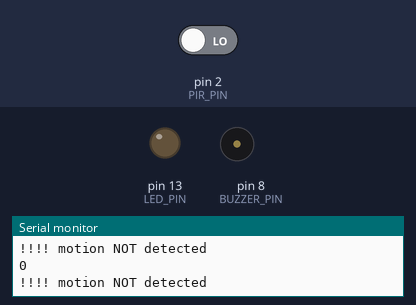
Recording of a sketch running on a simulated Arduino Uno, built with avr-gcc and run on an emulated ATmega328P. On the bench: output pins drawn as LEDs (lit = HIGH), buzzer (waves = sounding), the last lines printed to the serial monitor. Inputs (shaded band) come from the test bench; at power-on: pin 2 (PIR_PIN) LOW.

Above: at 1.2 s.
1.3 s: pin 2 (PIR_PIN) driven HIGH
At 2.5 s:
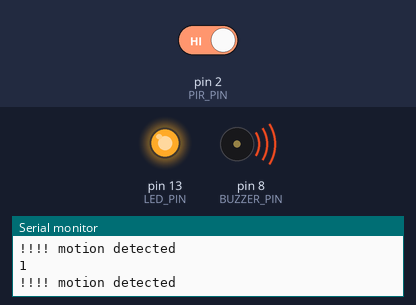
2.8 s: pin 2 (PIR_PIN) driven LOW
At 3.8 s:
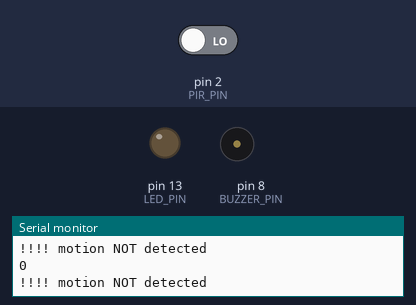
Timing chart, 0 to 5.8 s (numbered marks = the images above; inputs shaded):
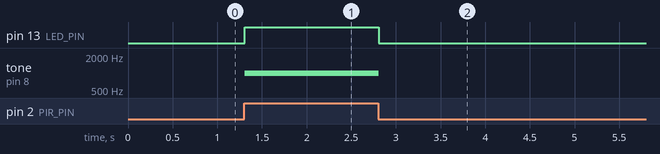

Measured:
- after the input at 1.3 s, pin 13 (LED_PIN): LOW → HIGH at once; tone on pin 8 (BUZZER_PIN): silent → 1000 Hz at once
- after the input at 2.8 s, pin 13 (LED_PIN): HIGH → LOW at once; tone on pin 8 (BUZZER_PIN): 1000 Hz → silent at once

The sketch:

PassiveInfraRedSensorAlarmSystem.ino
```cpp
const int PIR_PIN = 2;     // PIR Sensor Signal Pin
const int LED_PIN = 13;    // LED Pin
const int BUZZER_PIN = 8;  // Buzzer Pin

int pirState = LOW;        // Initial state: no motion
int val = 0;               // Variable for reading sensor status

void setup() {
  // put your setup code here, to run once:
  pinMode(PIR_PIN, INPUT);      // Set PIR pin as Input
  pinMode(LED_PIN, OUTPUT);     // Set LED pin as Output
  pinMode(BUZZER_PIN, OUTPUT);  // Set Buzzer pin as Output
  Serial.begin(9600);
}

void loop() {
  // put your main code here, to run repeatedly:
  val = digitalRead(PIR_PIN);  // Read PIR sensor value
  Serial.println(val);
  if (val == HIGH) {
    Serial.println("!!!! motion detected");
    // Motion detected: Turn on LED and sound the buzzer
    digitalWrite(LED_PIN, HIGH);
    tone(BUZZER_PIN, 1000);    // Play a 1000 Hz tone on the buzzer

    if (pirState == LOW) {
      Serial.println("ALARM: Motion detected!");
      pirState = HIGH;
    }
  } else {
    Serial.println("!!!! motion NOT detected");
    // No motion: Turn off LED and stop the buzzer
    digitalWrite(LED_PIN, LOW);
    noTone(BUZZER_PIN);        // Silence the buzzer

    if (pirState == HIGH) {
      Serial.println("System clear: Motion ended.");
      pirState = LOW;
    }
  }
  delay(100);
}
```
